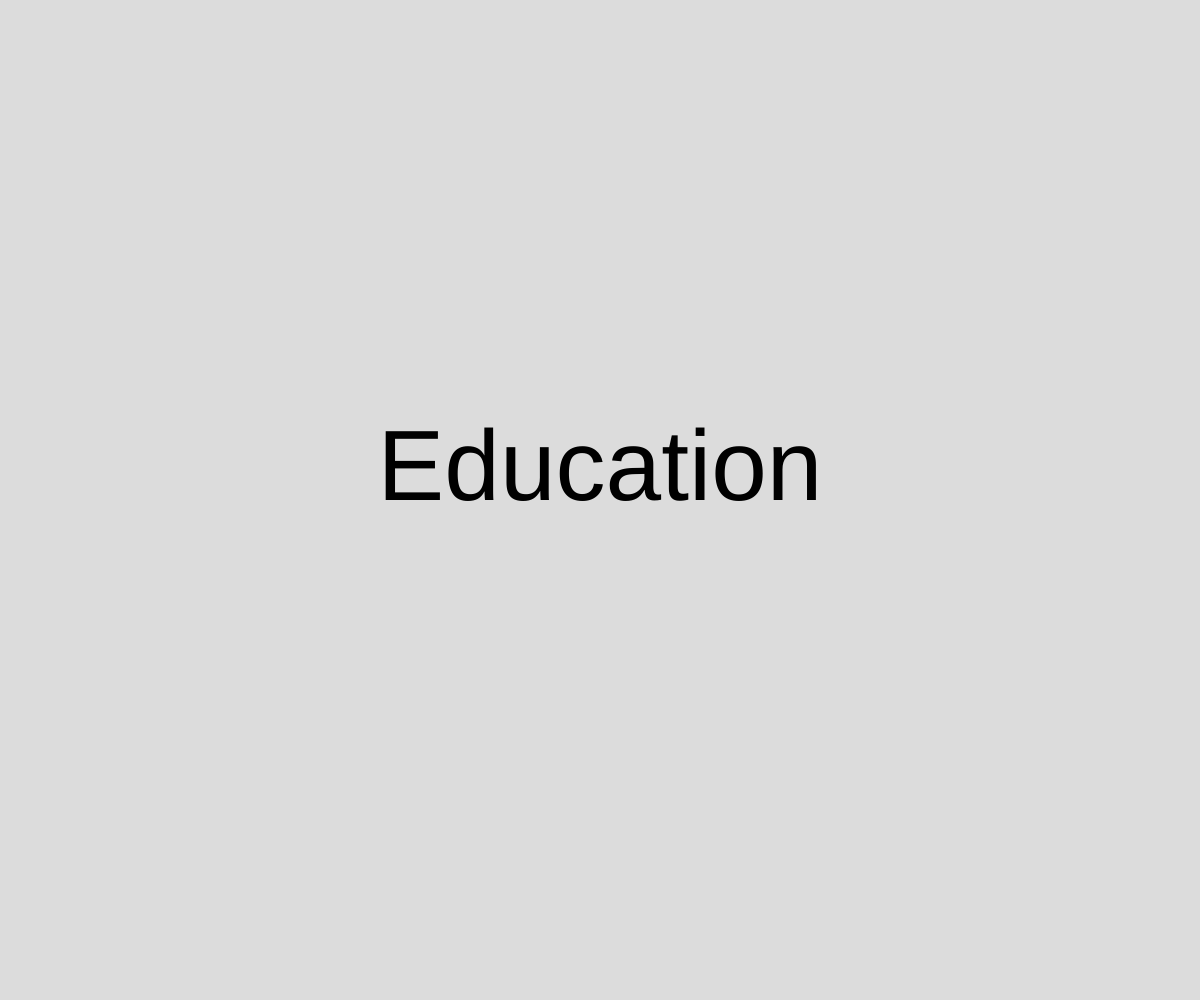
Frame 1 (no input)
Frame 60 (no input): identical to frame 1, image omitted
Frame 120 (the mouse pressed at the canvas centre since frame 60): identical to frame 1, image omitted

The p5.js sketch that drew this single still picture (run headless with seeded random() and noise() and a simulated clock; from frame 60 on, the mouse is pressed at the canvas centre):

// p5.js sketch
// ── sketch.js
function setup() {
  createCanvas(windowWidth, windowHeight);
}

function draw() {
  background(220);
  
  box = new Player(200, 0, 20, windowWidth-20, windowHeight-1000);

  push();

  textSize(100);
  textAlign(CENTER);
  education = text("Education", windowWidth/2, windowHeight/2)
  
  pop();
}

// ── player.js
class Player{
    constructor(health, damage, xPosition, yPosition, width, height){
        this.health = health;
        this.damage = damage;
        this.xPosition = xPosition;
        this.yPosition = yPosition;
        this.width = width;
        this.height = height;
    }
}
